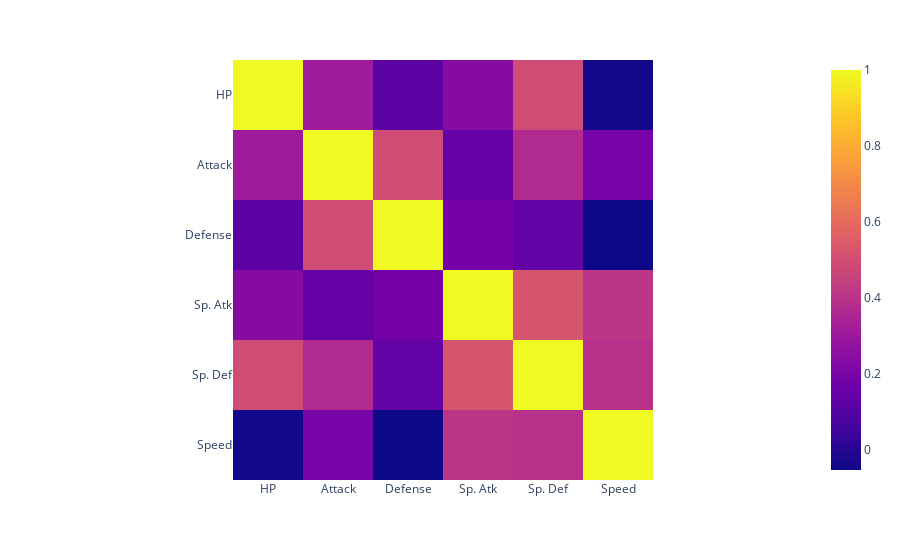

Notebook code for this chart:
### Code cell
#heatmaps
corr = df_copy.corr()
labels = list(df_copy) #names of all the attributes
fig = px.imshow(corr, x =labels, y=labels) 
fig.show()

### Figure 1 — Plotly figure (JSON) as saved in the notebook; plotly's stock layout.template omitted (floating-point values rounded to 4 significant figures)
{"data": [{"coloraxis": "coloraxis", "hovertemplate": "x: %{x}<br>y: %{y}<br>color: %{z}<extra></extra>", "name": "0", "type": "heatmap", "x": ["HP", "Attack", "Defense", "Sp. Atk", "Sp. Def", "Speed"], "xaxis": "x", "y": ["HP", "Attack", "Defense", "Sp. Atk", "Sp. Def", "Speed"], "yaxis": "y", "z": [[1, 0.3068, 0.1198, 0.2366, 0.491, -0.04094], [0.3068, 1, 0.492, 0.1463, 0.3691, 0.1947], [0.1198, 0.492, 1, 0.1876, 0.1399, -0.05325], [0.2366, 0.1463, 0.1876, 1, 0.5229, 0.4115], [0.491, 0.3691, 0.1399, 0.5229, 1, 0.3927], [-0.04094, 0.1947, -0.05325, 0.4115, 0.3927, 1]]}], "layout": {"coloraxis": {"colorscale": [[0, "#0d0887"], [0.1111, "#46039f"], [0.2222, "#7201a8"], [0.3333, "#9c179e"], [0.4444, "#bd3786"], [0.5556, "#d8576b"], [0.6667, "#ed7953"], [0.7778, "#fb9f3a"], [0.8889, "#fdca26"], [1, "#f0f921"]]}, "margin": {"t": 60}, "xaxis": {"anchor": "y", "constrain": "domain", "domain": [0, 1], "scaleanchor": "y"}, "yaxis": {"anchor": "x", "autorange": "reversed", "constrain": "domain", "domain": [0, 1]}}}
